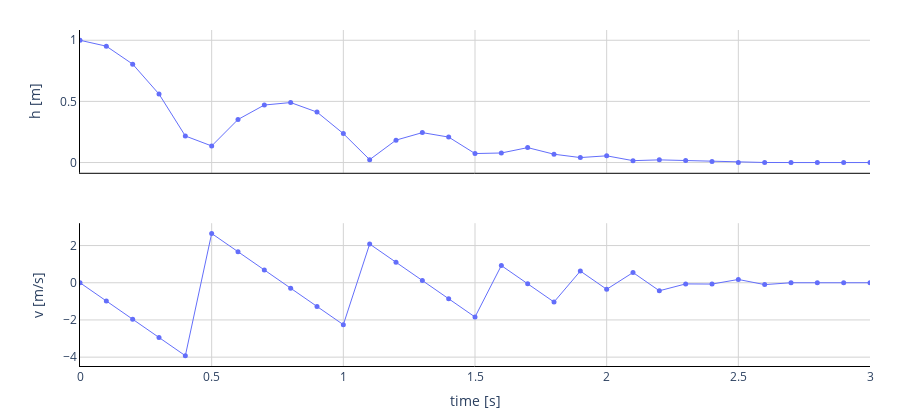

Write notebook code for a chart like this one.
### Code cell
from fmpy import *
from fmpy.fmi3 import *

filename = 'BouncingBall.fmu'


f = open('BouncingBall_out.csv', 'w')

f.write('time,h,v\n')

model_description = read_model_description(filename)

vr = dict((v.name, v.valueReference) for v in model_description.modelVariables)

unzipdir = extract(filename)

fmu_instance = instantiate_fmu()

def intermediate_update(instanceEnvironment: fmi3InstanceEnvironment,
                       intermediateUpdateTime: fmi3Float64,
                       intermediateVariableSetRequested: fmi3Boolean,
                       intermediateVariableGetAllowed: fmi3Boolean,
                       intermediateStepFinished: fmi3Boolean,
                       canReturnEarly: fmi3Boolean,
                       earlyReturnRequested: POINTER(fmi3Boolean),
                       earlyReturnTime: POINTER(fmi3Float64)) -> None:
    
    
    
    print(intermediateUpdateTime)
    
    

    earlyReturnRequested.contents = fmi3False


result = simulate_fmu(filename, output_interval=0.1, intermediate_update=intermediate_update)

plot_result(result, markers=True)

### Figure 1 — Plotly figure (JSON) as saved in the notebook; plotly's stock layout.template omitted (floating-point values rounded to 4 significant figures)
{"data": [{"line": {"color": "#636efa", "width": 1}, "marker": {"color": "#636efa", "size": 5}, "mode": "lines+markers", "name": "h", "type": "scatter", "x": [0, 0.1, 0.2, 0.3, 0.4, 0.5, 0.6, 0.7, 0.8, 0.9, 1, 1.1, 1.2, 1.3, 1.4, 1.5, 1.6, 1.7, 1.8, 1.9, 2, 2.1, 2.2, 2.3, 2.4, 2.5, 2.6, 2.7, 2.8, 2.9, 3], "xaxis": "x", "y": [1, 0.9514, 0.8048, 0.56, 0.2172, 0.1356, 0.352, 0.4703, 0.4905, 0.4126, 0.2366, 0.02355, 0.1832, 0.2447, 0.2082, 0.0735, 0.07808, 0.1221, 0.06796, 0.0406, 0.05489, 0.01536, 0.02179, 0.01586, 0.008164, 0.000806, 0.0003971, 2.225e-308, 2.225e-308, 2.225e-308, 2.225e-308], "yaxis": "y"}, {"line": {"color": "#636efa", "width": 1}, "marker": {"color": "#636efa", "size": 5}, "mode": "lines+markers", "name": "v", "type": "scatter", "x": [0, 0.1, 0.2, 0.3, 0.4, 0.5, 0.6, 0.7, 0.8, 0.9, 1, 1.1, 1.2, 1.3, 1.4, 1.5, 1.6, 1.7, 1.8, 1.9, 2, 2.1, 2.2, 2.3, 2.4, 2.5, 2.6, 2.7, 2.8, 2.9, 3], "xaxis": "x2", "y": [0, -0.981, -1.962, -2.943, -3.924, 2.65, 1.669, 0.6877, -0.2933, -1.274, -2.255, 2.082, 1.101, 0.12, -0.861, -1.842, 0.9255, -0.05553, -1.037, 0.6285, -0.3525, 0.5499, -0.4311, -0.06219, -0.07026, 0.177, -0.1005, 0, 0, 0, 0], "yaxis": "y2"}], "layout": {"height": 410, "margin": {"b": 0, "r": 30, "t": 30}, "plot_bgcolor": "rgba(0,0,0,0)", "showlegend": false, "xaxis": {"anchor": "y", "domain": [0, 1], "gridcolor": "LightGrey", "gridwidth": 1, "linecolor": "black", "matches": "x2", "range": [0, 3], "showgrid": true, "showline": true, "showticklabels": false, "ticklen": 0, "zeroline": true, "zerolinecolor": "LightGrey", "zerolinewidth": 1}, "xaxis2": {"anchor": "y2", "domain": [0, 1], "gridcolor": "LightGrey", "gridwidth": 1, "linecolor": "black", "range": [0, 3], "showgrid": true, "showline": true, "ticklen": 0, "title": {"text": "time [s]"}, "zeroline": true, "zerolinecolor": "LightGrey", "zerolinewidth": 1}, "yaxis": {"anchor": "x", "domain": [0.575, 1], "gridcolor": "LightGrey", "gridwidth": 1, "linecolor": "black", "showgrid": true, "showline": true, "ticklen": 0, "title": {"text": "h [m]"}, "zerolinecolor": "LightGrey", "zerolinewidth": 1}, "yaxis2": {"anchor": "x2", "domain": [0, 0.425], "gridcolor": "LightGrey", "gridwidth": 1, "linecolor": "black", "showgrid": true, "showline": true, "ticklen": 0, "title": {"text": "v [m/s]"}, "zerolinecolor": "LightGrey", "zerolinewidth": 1}}}
